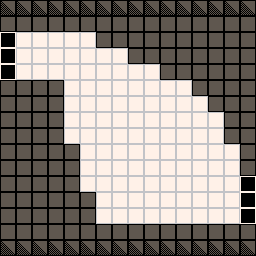

A 2D game scene composited from a Tiled map and its tileset images. What follows is a short description and the map's XML, with every tile layer's data as written:
An orthogonal 32x32 tile map with 8x8 px tiles, 1 tile layer (Tile Layer 1) and 5 objects (2x spawn_point, 2x map_link, cam_area).

<map version="1.2" tiledversion="1.2.5" orientation="orthogonal" renderorder="right-down" width="32" height="32" tilewidth="8" tileheight="8" infinite="0" nextlayerid="7" nextobjectid="11">
 <properties>
  <property name="level_id" type="int" value="-1" />
 </properties>
 <tileset firstgid="1" source="platformer_sheet_1.tsx" />
 <layer id="6" name="Tile Layer 1" width="32" height="32">
  <data encoding="csv">
33,34,33,34,33,34,33,34,33,34,33,34,33,34,33,34,33,34,33,34,33,34,33,34,33,34,33,34,33,34,33,34,
49,50,49,50,49,50,49,50,49,50,49,50,49,50,49,50,49,50,49,50,49,50,49,50,49,50,49,50,49,50,49,50,
7,8,7,8,7,8,7,8,7,8,7,8,7,8,7,8,7,8,7,8,7,8,7,8,7,8,7,8,7,8,7,8,
23,24,23,24,23,24,23,24,23,24,23,24,23,24,23,24,23,24,23,24,23,24,23,24,23,24,23,24,23,24,23,24,
9,10,3,4,3,4,3,4,3,4,3,4,7,8,7,8,7,8,7,8,7,8,7,8,7,8,7,8,7,8,7,8,
25,26,19,20,19,20,19,20,19,20,19,20,23,24,23,24,23,24,23,24,23,24,23,24,23,24,23,24,23,24,23,24,
9,10,3,4,3,4,3,4,3,4,3,4,3,4,3,4,7,8,7,8,7,8,7,8,7,8,7,8,7,8,7,8,
25,26,19,20,19,20,19,20,19,20,19,20,19,20,19,20,23,24,23,24,23,24,23,24,23,24,23,24,23,24,23,24,
9,10,3,4,3,4,3,4,3,4,3,4,3,4,3,4,3,4,3,4,7,8,7,8,7,8,7,8,7,8,7,8,
25,26,19,20,19,20,19,20,19,20,19,20,19,20,19,20,19,20,19,20,23,24,23,24,23,24,23,24,23,24,23,24,
7,8,7,8,7,8,7,8,3,4,3,4,3,4,3,4,3,4,3,4,3,4,3,4,7,8,7,8,7,8,7,8,
23,24,23,24,23,24,23,24,19,20,19,20,19,20,19,20,19,20,19,20,19,20,19,20,23,24,23,24,23,24,23,24,
7,8,7,8,7,8,7,8,3,4,3,4,3,4,3,4,3,4,3,4,3,4,3,4,3,4,7,8,7,8,7,8,
23,24,23,24,23,24,23,24,19,20,19,20,19,20,19,20,19,20,19,20,19,20,19,20,19,20,23,24,23,24,23,24,
7,8,7,8,7,8,7,8,3,4,3,4,3,4,3,4,3,4,3,4,3,4,3,4,3,4,3,4,7,8,7,8,
23,24,23,24,23,24,23,24,19,20,19,20,19,20,19,20,19,20,19,20,19,20,19,20,19,20,19,20,23,24,23,24,
7,8,7,8,7,8,7,8,3,4,3,4,3,4,3,4,3,4,3,4,3,4,3,4,3,4,3,4,7,8,7,8,
23,24,23,24,23,24,23,24,19,20,19,20,19,20,19,20,19,20,19,20,19,20,19,20,19,20,19,20,23,24,23,24,
7,8,7,8,7,8,7,8,7,8,3,4,3,4,3,4,3,4,3,4,3,4,3,4,3,4,3,4,3,4,7,8,
23,24,23,24,23,24,23,24,23,24,19,20,19,20,19,20,19,20,19,20,19,20,19,20,19,20,19,20,19,20,23,24,
7,8,7,8,7,8,7,8,7,8,3,4,3,4,3,4,3,4,3,4,3,4,3,4,3,4,3,4,3,4,7,8,
23,24,23,24,23,24,23,24,23,24,19,20,19,20,19,20,19,20,19,20,19,20,19,20,19,20,19,20,19,20,23,24,
7,8,7,8,7,8,7,8,7,8,3,4,3,4,3,4,3,4,3,4,3,4,3,4,3,4,3,4,3,4,9,10,
23,24,23,24,23,24,23,24,23,24,19,20,19,20,19,20,19,20,19,20,19,20,19,20,19,20,19,20,19,20,25,26,
7,8,7,8,7,8,7,8,7,8,7,8,3,4,3,4,3,4,3,4,3,4,3,4,3,4,3,4,3,4,9,10,
23,24,23,24,23,24,23,24,23,24,23,24,19,20,19,20,19,20,19,20,19,20,19,20,19,20,19,20,19,20,25,26,
7,8,7,8,7,8,7,8,7,8,7,8,3,4,3,4,3,4,3,4,3,4,3,4,3,4,3,4,3,4,9,10,
23,24,23,24,23,24,23,24,23,24,23,24,19,20,19,20,19,20,19,20,19,20,19,20,19,20,19,20,19,20,25,26,
7,8,7,8,7,8,7,8,7,8,7,8,7,8,7,8,7,8,7,8,7,8,7,8,7,8,7,8,7,8,7,8,
23,24,23,24,23,24,23,24,23,24,23,24,23,24,23,24,23,24,23,24,23,24,23,24,23,24,23,24,23,24,23,24,
33,34,33,34,33,34,33,34,33,34,33,34,33,34,33,34,33,34,33,34,33,34,33,34,33,34,33,34,33,34,33,34,
49,50,49,50,49,50,49,50,49,50,49,50,49,50,49,50,49,50,49,50,49,50,49,50,49,50,49,50,49,50,49,50
</data>
 </layer>
 <objectgroup id="2" name="Object Layer 1">
  <object id="1" name="top_left" type="spawn_point" x="0" y="56" width="32" height="24">
   <properties>
    <property name="type" value="side" />
   </properties>
  </object>
  <object id="2" name="camera" type="cam_area" x="0" y="16" width="256" height="224" />
  <object id="8" name="bottom_right" type="spawn_point" x="224" y="200" width="32" height="24">
   <properties>
    <property name="type" value="side" />
   </properties>
  </object>
  <object id="9" name="link" type="map_link" x="-16" y="32" width="16" height="48">
   <properties>
    <property name="dest_map_path" value="Content/raw/map_ss_india_01.tmx" />
    <property name="dest_spawn_name" value="bottom_right" />
   </properties>
  </object>
  <object id="10" name="link" type="map_link" x="256" y="176" width="16" height="48">
   <properties>
    <property name="dest_map_path" value="Content/raw/map_ss_india_03.tmx" />
    <property name="dest_spawn_name" value="bottom_left" />
   </properties>
  </object>
 </objectgroup>
</map>
